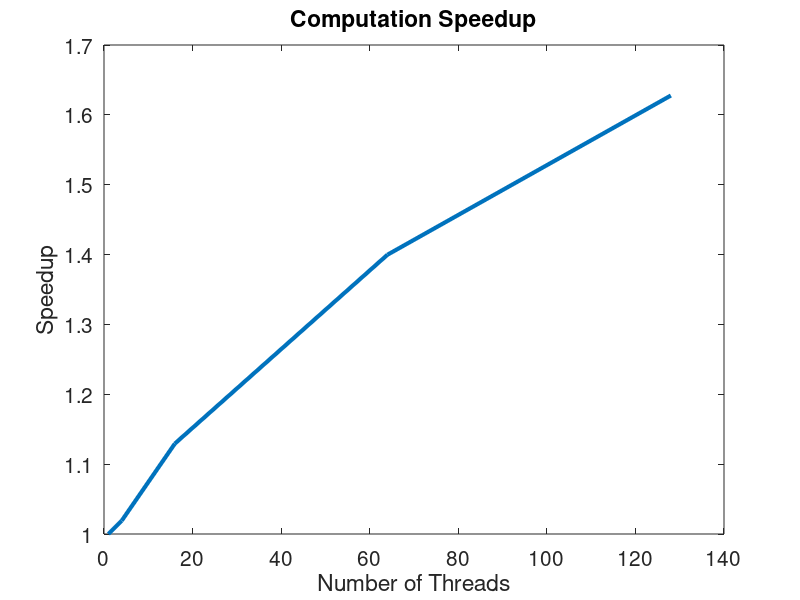

MATLAB code for this plot:
clear; clc; close all;

num_threads = [1, 4, 16, 64, 128];
times = [12.8531
12.613
11.3805
9.18253
7.89663];
speedup = times(1) ./ times;

plot(num_threads, speedup, 'LineWidth', 3);
hold on;
% plot(num_threads, num_threads, 'LineWidth', 3);

title('Computation Speedup');
xlabel('Number of Threads');
ylabel('Speedup');
set(get(gca,'XLabel'),'FontSize',15);
set(get(gca,'YLabel'),'FontSize',15);
set(get(gca,'TITLE'),'FontSize',15);
set(gca,'FontSize',15);
% len = legend('Actual Speedup', 'Ideal Speedup');
saveas(gcf, '../../report/checkpoint/speedup.jpg')
